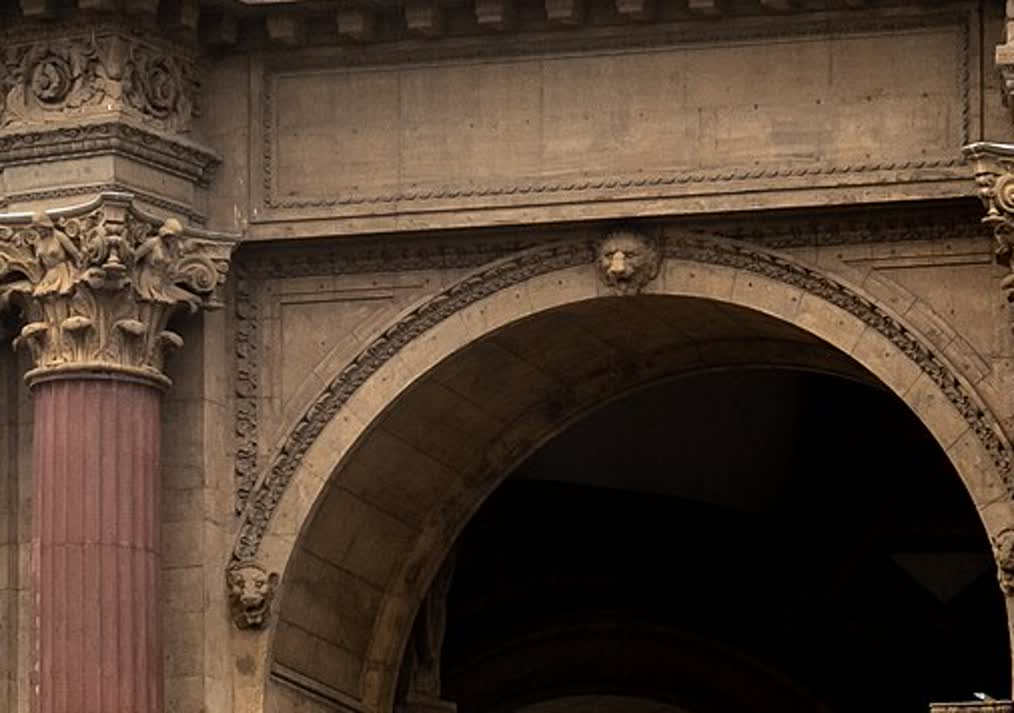
#> input picture reference/photos/material_crops/rotunda_wall_2.jpg, 1014 x 713 px
$ python -i mat_make_grunge.py   (imports and definitions only)
#> lines starting #> are read from the running program, lines starting #| are printed output that depends on the picture
#> further down, picture is the input picture: PIL image 1014x713 RGB; mean R, G, B 77.7, 59.9, 46.3
#!/usr/bin/env python3
"""Build the MACRO weathering maps (0.3-3 m features) that the concrete family multiplies into albedo and roughness.

Why this exists (QA-04-3, the third round of the same defect).  The library's only photographic input was the Poly
Haven 2K concrete set, box-projected on a 2.2-2.7 m tile.  On the 1920x1080 hero one pixel is ~5 cm, so that tile is
sampled ~40x below its own texel size and averages to a flat tint -- which is why two rounds of procedural tuning
moved the measured luminance std-dev by 0.02 and the stone still read as CAD.  What was missing is *architectural
scale* surface information: the 0.3-3 m pour blotches, run-off fans, damp patches and repair patches the eye reads
as "weathered concrete" at 100 m.  This script takes that information out of real photographed concrete.

Sources: **ambientCG, CC0 1.0** (https://ambientcg.com/license) -- photogrammetric flat-wall scans, so they carry
surface field and no architectural relief.  (PFA's own reference photos were evaluated first, `--preview`: at the
1920 px the corpus is capped at, every frontal wall region of the building also contains mouldings, dentils or
sculpture, and tiling those over a wall stamps fake architecture on it.  The PFA-specific part of the look is
therefore carried by the amplitudes, the tile sizes and the band placements, all measured from the reference, and
by the procedural layers already in `PFA_concrete`.)

Method per map:
  1. luminance of the CC0 colour map;
  2. **divide by a heavy gaussian blur of itself** -- removes the scan's own lighting/exposure and leaves the
     surface's reflectance ratio with mean 1.0;
  3. clip at +-3 sigma and rescale to the requested relative std (the amplitude that reads at hero distance);
  4. optional anisotropic pre-stretch (vertical run-off is a stain field stretched down the wall);
  5. crop-and-feather wrap so it tiles with no seam and no mirror symmetry;
  6. 8-bit greyscale PNG, **128 == ratio 1.0**, + sources.json (asset, URL, licence, derivation, measured std).

The shader uses these as value-only multipliers with mean 1.0, so round 4's calibrated chroma is untouched and only
the variance moves.

Usage:  python3 scripts/mat_make_grunge.py                 # build the shipped set from the committed _src maps
        python3 scripts/mat_make_grunge.py --fetch         # allow downloading a missing _src map (CC0)
        python3 scripts/mat_make_grunge.py --preview       # contact sheet of PFA reference-photo candidates
"""
import io, json, sys, urllib.request, zipfile
from pathlib import Path
import numpy as np
from PIL import Image, ImageDraw, ImageFilter

ROOT = Path(__file__).resolve().parents[1]
MAIN = Path("/Users/dk/Projects/3d render blender 3rd attempt building")   # reference photos live in the main checkout
OUT = ROOT / "assets" / "textures" / "pfa"
CACHE = OUT / "_src"                    # CC0 colour maps as downloaded (kept: the build must be reproducible offline)
ACG = "https://ambientcg.com/get?file={}_1K-JPG.zip"
UA = {"User-Agent": "Mozilla/5.0 pfa-materials/1.0 (Blender build, CC0 assets)"}

# shipped maps.  size is the tile before the feather crop; tile_m is the *physical* size the shader box-projects it
# at, chosen so the scan's own features land in the 0.3-3 m band.
BUILD = {
    # broad soft pour/damp blotches -- the layer that does most of the work on a plain wall
    "pfa_macro_stain":  dict(asset="Concrete019", std=0.190, blur=0.30, stretch=None,     tile_m=5.5),
    # mid-scale weathered mottle, decorrelating second layer (different tile, so no visible repeat beat)
    "pfa_macro_blotch": dict(asset="Concrete035", std=0.170, blur=0.26, stretch=None,     tile_m=3.2),
    # vertical run-off: a heavy stain field stretched 3.2x down the wall -> 0.2-0.6 m wide, 1-3 m long dark runs
    "pfa_macro_streak": dict(asset="Concrete036", std=0.240, blur=0.22, stretch=(1.0, 3.2), tile_m=4.5),
}
LICENCE = "CC0 1.0 (ambientCG, https://ambientcg.com/license)"

# ---------------------------------------------------------------- PFA reference-photo candidates (evaluated, --preview)
RAW = MAIN / "reference" / "photos" / "raw"
CROPS = MAIN / "reference" / "photos" / "material_crops"
PATCHES = {
    "frieze": (RAW / "ref_047_rotunda_Palace_of_Fine_Arts_14.jpg", (300, 235, 1320, 405)),
    "pier":   (RAW / "ref_047_rotunda_Palace_of_Fine_Arts_14.jpg", (1345, 250, 1705, 610)),
    "soffit": (RAW / "ref_047_rotunda_Palace_of_Fine_Arts_14.jpg", (300, 700, 1150, 1180)),
    "attic":  (RAW / "ref_085_rotunda_San_Francisco_CA_USA_Palace_of_Fine_Arts_2022_0921.jpg", (430, 470, 1470, 800)),
    "wall2a": (CROPS / "rotunda_wall_2.jpg", (230, 20, 960, 200)),
    "wall2b": (CROPS / "rotunda_wall_2.jpg", (240, 300, 460, 700)),
    "rostra": (CROPS / "rostra_wall_1.jpg", (60, 60, 900, 330)),
    "lower":  (RAW / "ref_016_rotunda_Palace_of_Fine_Arts_March_2018_1529.jpg", (230, 200, 1500, 560)),
}


# [18 lines left out: function fetch_colour, not called in this run]


def to_ratio(im, blur_frac=0.25, stretch=None):
    """luminance / heavy-blur(luminance): the source's own lighting divided out, mean ~1.0."""
#> called with blur_frac = 0.25
    if stretch:
        w, h = im.size
        im = im.resize((max(8, int(w * stretch[0])), max(8, int(h * stretch[1]))), Image.LANCZOS)
    g = im.convert("L")
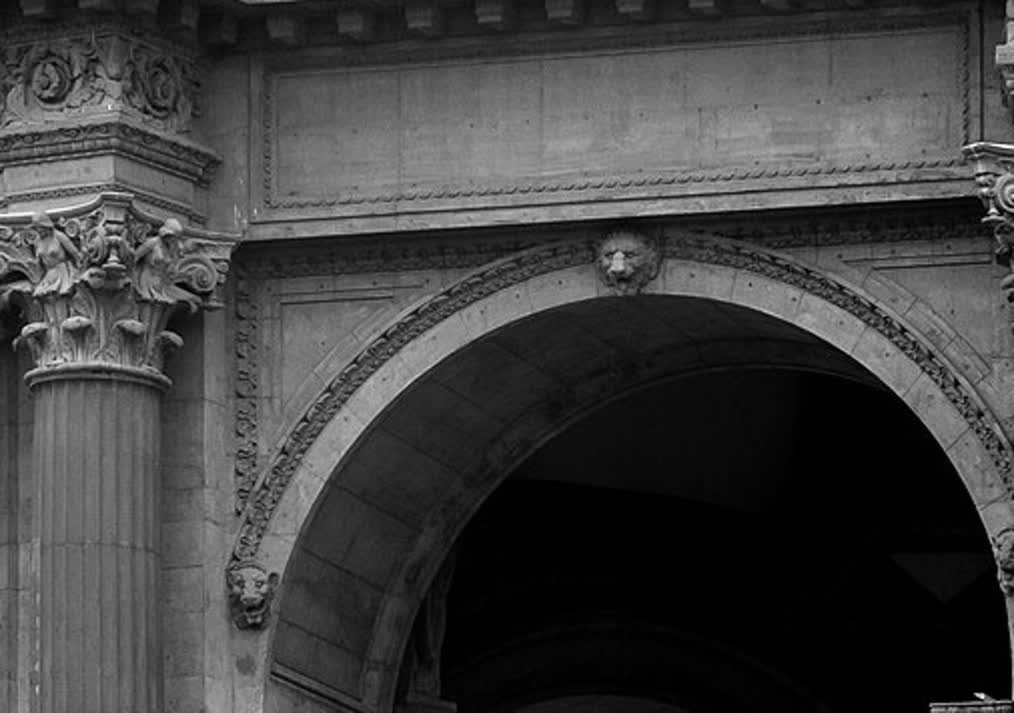
#> g: PIL image 1014x713 L; min 0, max 252, mean 63.7
    lo = g.filter(ImageFilter.GaussianBlur(max(4.0, blur_frac * min(g.size))))
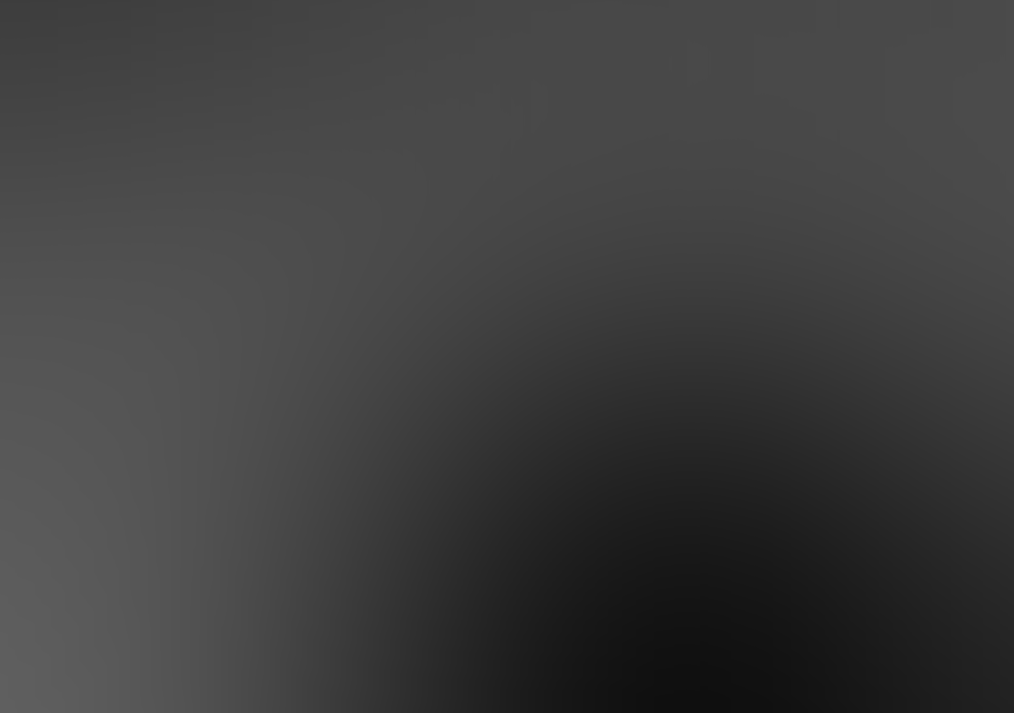
#> lo: PIL image 1014x713 L; min 15, max 95, mean 62.2
    a = np.asarray(g, dtype=np.float64) + 0.5
    b = np.asarray(lo, dtype=np.float64) + 0.5
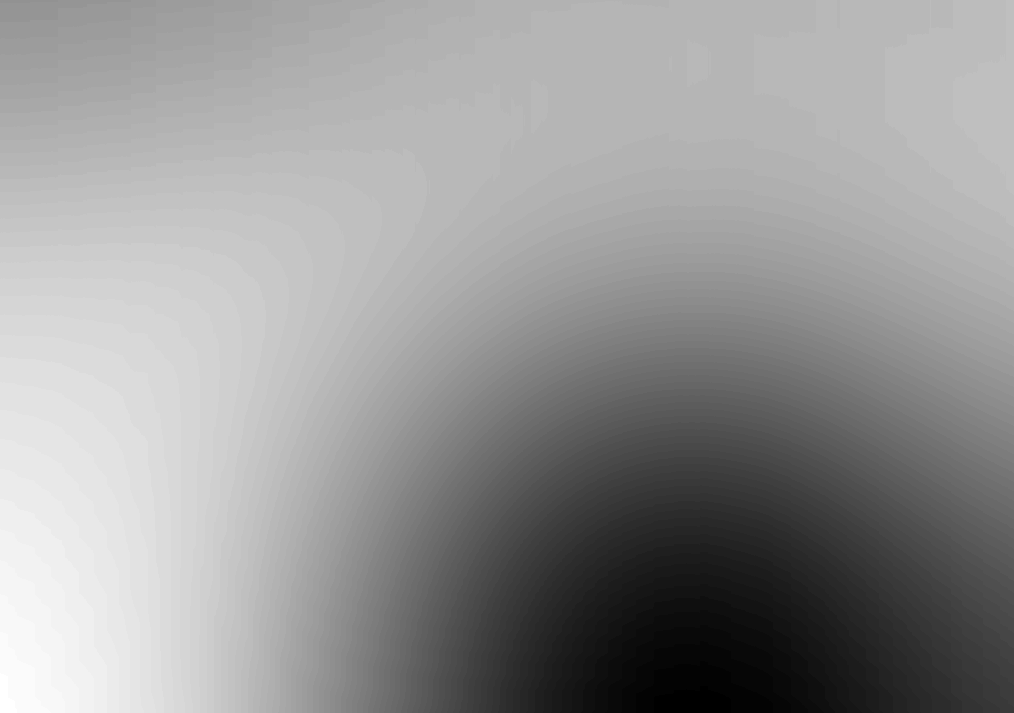
#> b: shape (713, 1014) float64; min 15.5, max 95.5, mean 62.7; drawn with min black and max white
    return np.where(b > 2.0, a / b, 1.0)
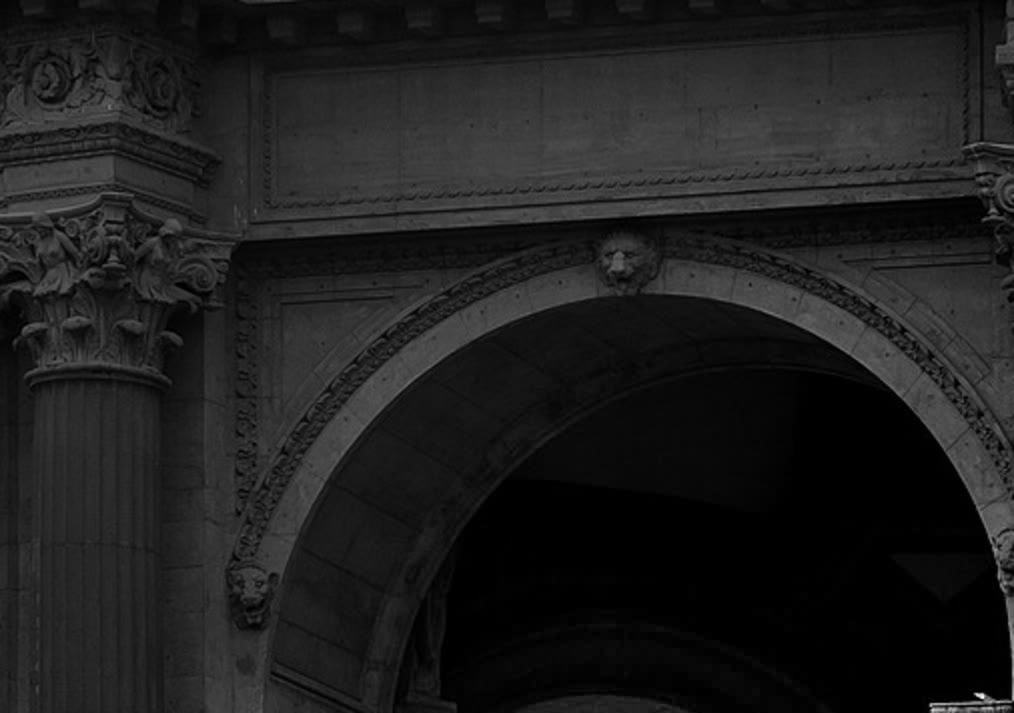
#> returned value: shape (713, 1014) float64; min 0.00917, max 7.55, mean 0.907; drawn with min black and max white


# [4 lines left out: function normalise, not called in this run]


def to_image(a, size):
    im = Image.fromarray(np.clip(np.rint(a * 128.0), 0, 255).astype(np.uint8))
    return im.resize((size, size), Image.LANCZOS)


# [12 lines left out: function make_tileable, not called in this run]


def stats(im):
    a = np.asarray(im, dtype=np.float64) / 128.0
    return float(a.mean()), float(a.std())


# [44 lines left out: functions preview, main, not called in this run]


# [2 lines not run here, left out]

>>> from PIL import Image
>>> picture = Image.open('../reference/photos/material_crops/rotunda_wall_2.jpg')
>>> result = to_ratio(picture)

$ run again, on reference/photos/material_crops/rotunda_wall_1.jpg
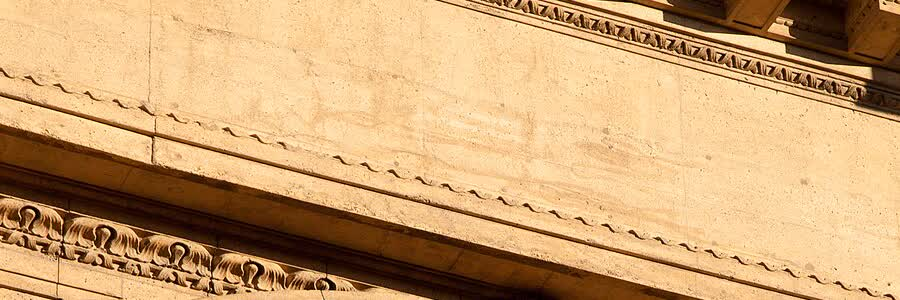
#> input picture reference/photos/material_crops/rotunda_wall_1.jpg, 900 x 300 px
#> picture is the input picture: PIL image 900x300 RGB; mean R, G, B 203.4, 163.2, 115.3
#> in to_ratio, `lo = g.filter(ImageFilter.GaussianBlur(max(4.0, blur_frac * min(g.size..`:
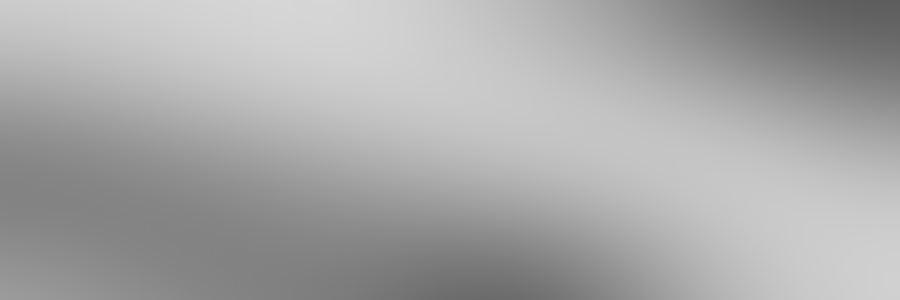
#> lo: PIL image 900x300 L; min 93, max 214, mean 168.5
#> in to_ratio, `return np.where(b > 2.0, a / b, 1.0)`:
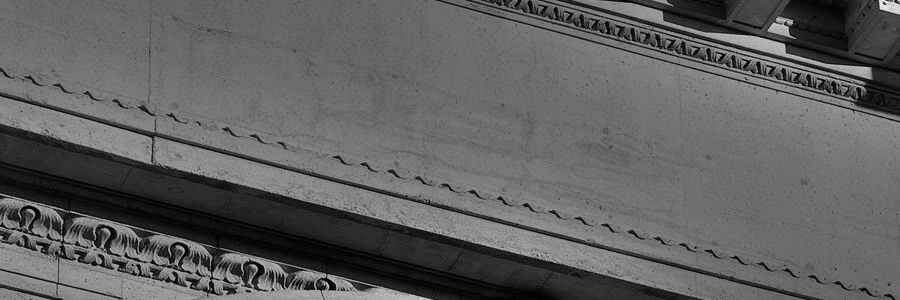
#> returned value: shape (300, 900) float64; min 0.0186, max 2.55, mean 0.977; drawn with min black and max white

$ run again, on reference/photos/material_crops/dome_1.jpg
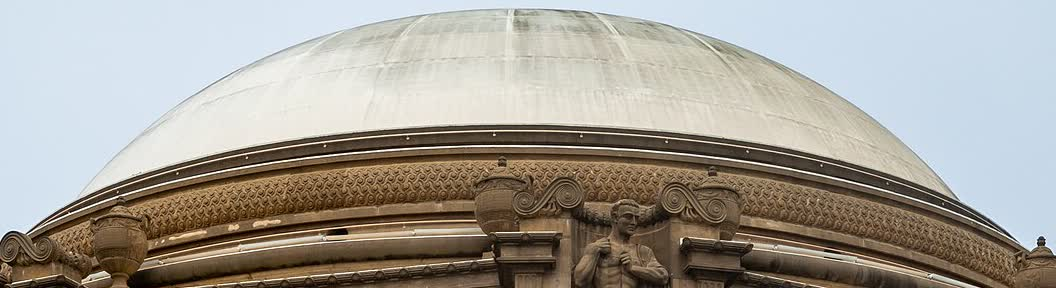
#> input picture reference/photos/material_crops/dome_1.jpg, 1056 x 288 px
#> picture is the input picture: PIL image 1056x288 RGB; mean R, G, B 164.2, 159.5, 151.2
#> in to_ratio, `lo = g.filter(ImageFilter.GaussianBlur(max(4.0, blur_frac * min(g.size..`:
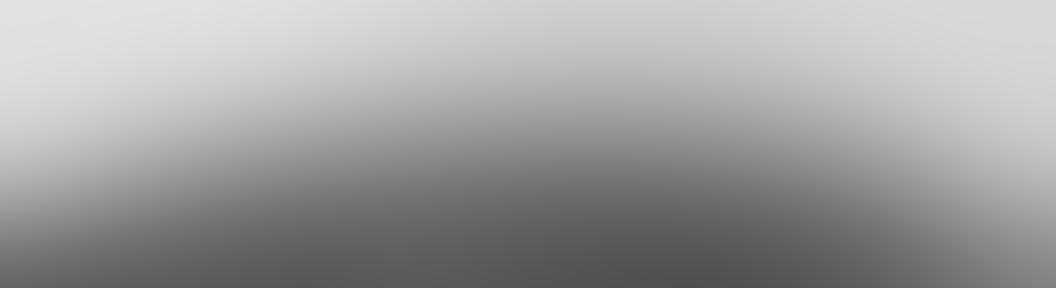
#> lo: PIL image 1056x288 L; min 79, max 226, mean 159.3
#> in to_ratio, `return np.where(b > 2.0, a / b, 1.0)`:
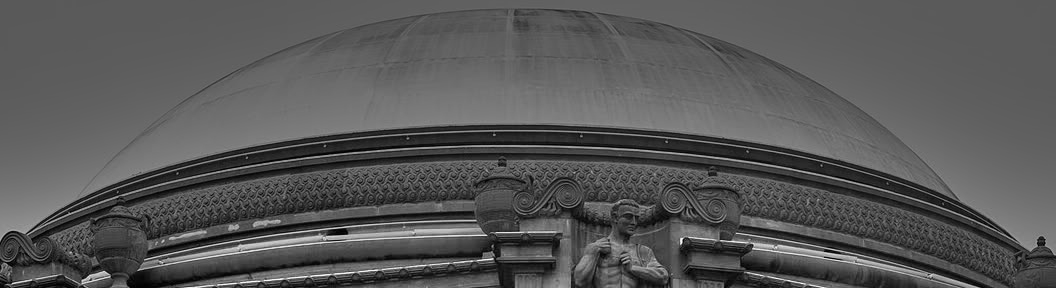
#> returned value: shape (288, 1056) float64; min 0.00377, max 2.84, mean 0.976; drawn with min black and max white

$ run again, on reference/photos/material_crops/dome_2.jpg
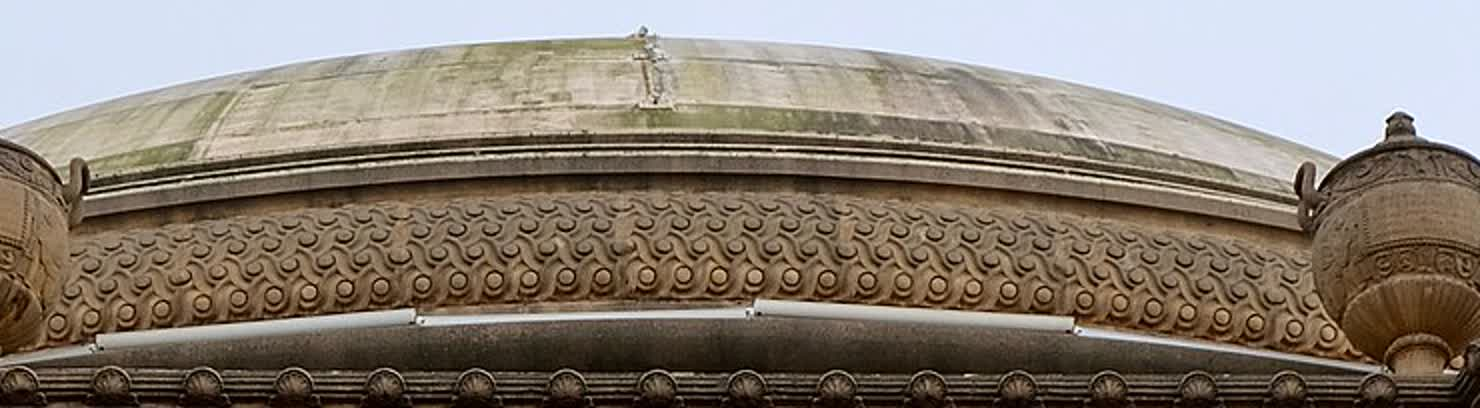
#> input picture reference/photos/material_crops/dome_2.jpg, 1480 x 408 px
#> picture is the input picture: PIL image 1480x408 RGB; mean R, G, B 137.6, 127.3, 116.5
#> in to_ratio, `lo = g.filter(ImageFilter.GaussianBlur(max(4.0, blur_frac * min(g.size..`:
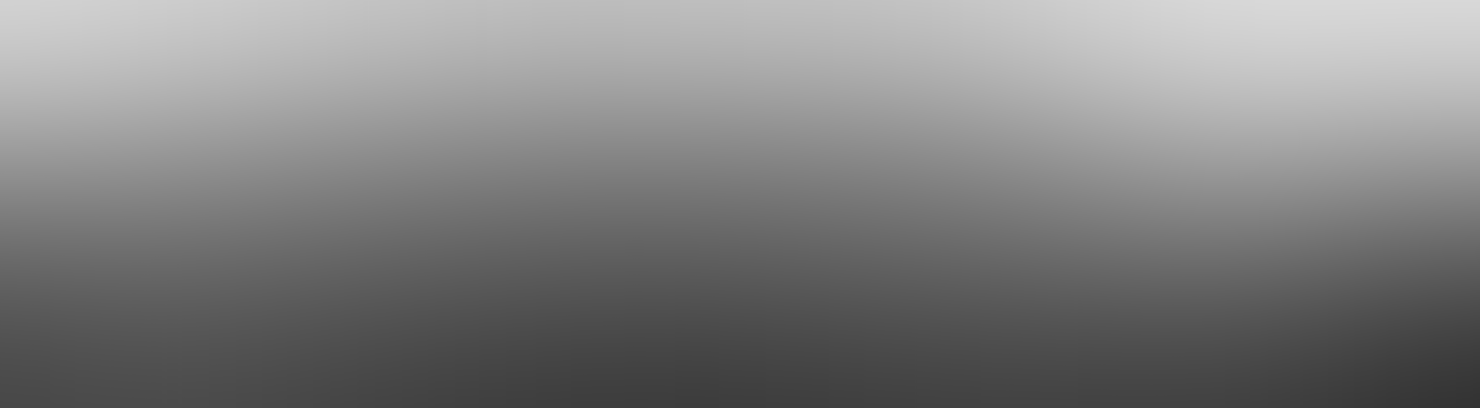
#> lo: PIL image 1480x408 L; min 50, max 216, mean 128.2
#> in to_ratio, `return np.where(b > 2.0, a / b, 1.0)`:
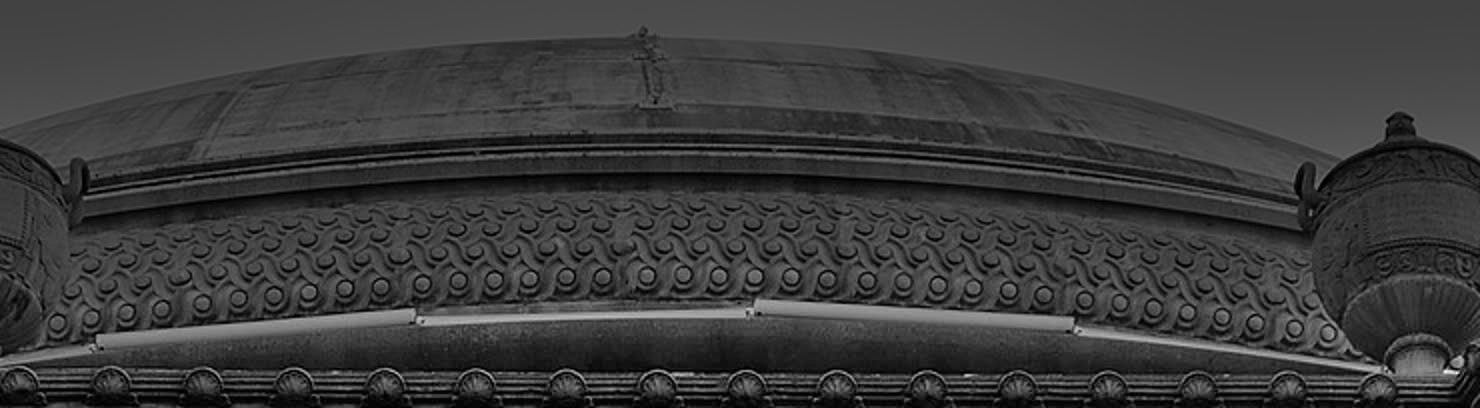
#> returned value: shape (408, 1480) float64; min 0.00285, max 4.15, mean 0.984; drawn with min black and max white
